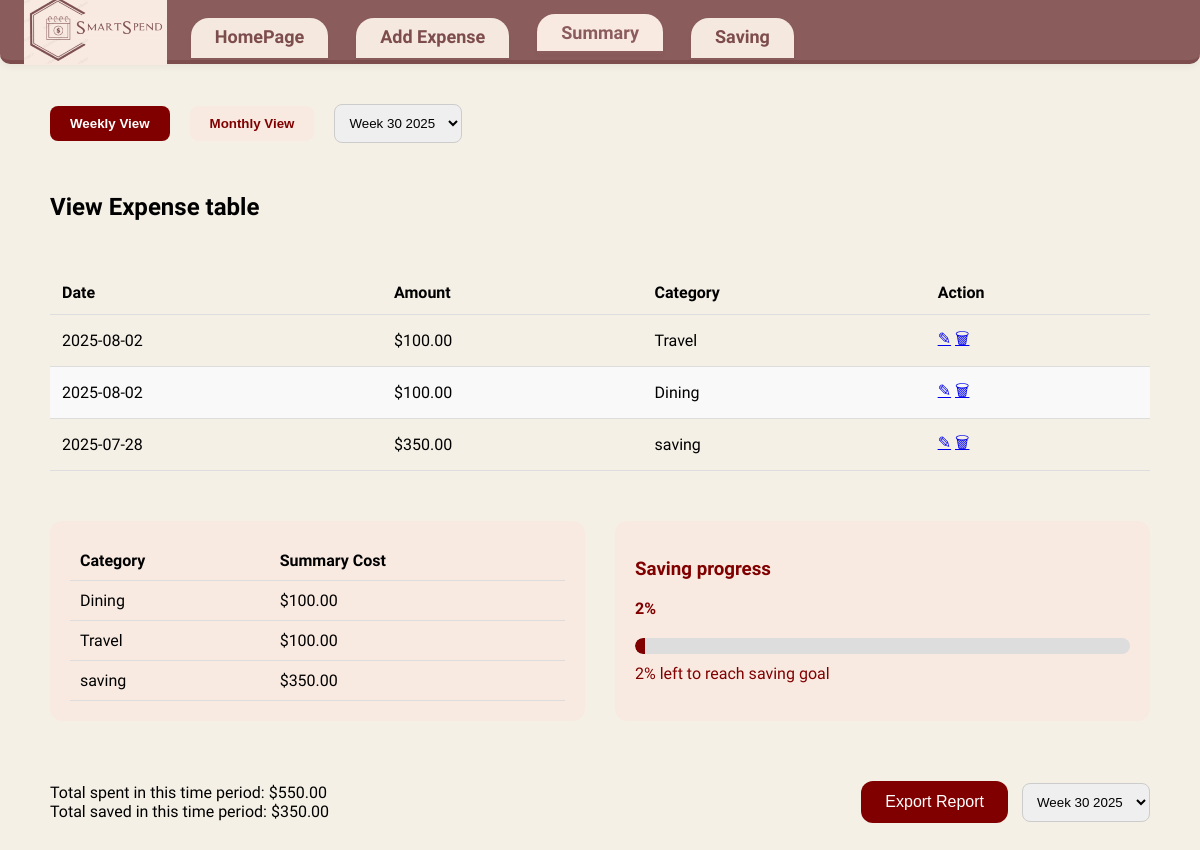
The app's page /summary?view=weekly, older data.
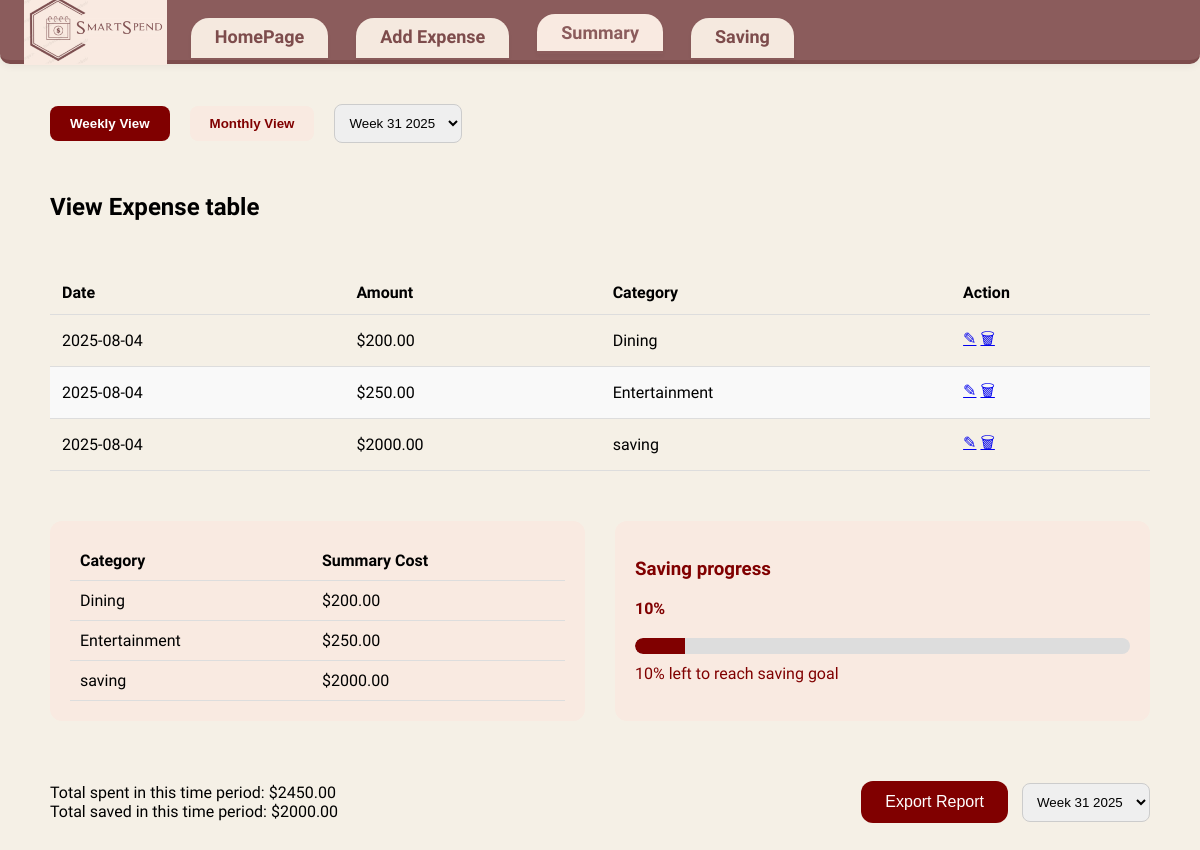
The same page, newer data.
### tables this page shows
CREATE TABLE Expenses (
                        id INTEGER PRIMARY KEY AUTOINCREMENT,
                        amount REAL,
                        date TEXT,
                        description TEXT,
                        category TEXT,
                        timestamp TEXT
                    );

### app.py (the view)
@app.route('/summary')
def summary():
    view_mode = request.args.get('view', 'monthly')
    selected_period_label = request.args.get('period')
    conn = sqlite3.connect(DB_NAME)
    c = conn.cursor()
    c.execute('SELECT DISTINCT strftime("%Y-%m", date) FROM Expenses ORDER BY date DESC')
    month_keys = [row[0] for row in c.fetchall()]
    c.execute('SELECT DISTINCT strftime("%Y-%W", date) FROM Expenses ORDER BY date DESC')
    week_keys = [row[0] for row in c.fetchall()]
    month_periods = [month_name[int(m.split('-')[1])] + " " + m.split('-')[0] for m in month_keys]  # e.g., July 2025
    week_periods = [f"Week {int(w.split('-')[1])} {w.split('-')[0]}" for w in week_keys]  # e.g., Week 29 2025
    if not selected_period_label:
        if view_mode == 'monthly' and month_keys:
            selected_period_label = month_periods[0]
        elif view_mode == 'weekly' and week_keys:
            selected_period_label = week_periods[0]
    if view_mode == 'monthly':
        periods = month_periods
        if selected_period_label in periods:
            idx = periods.index(selected_period_label)
            query_period = month_keys[idx]
        else:
            query_period = datetime.now().strftime('%Y-%m')
            selected_period_label = month_name[int(query_period.split('-')[1])] + " " + query_period.split('-')[0]
    else:
        periods = week_periods
        if selected_period_label in periods:
            idx = periods.index(selected_period_label)
            query_period = week_keys[idx]
        else:
            query_period = datetime.now().strftime('%Y-%W')
            selected_period_label = f"Week {int(query_period.split('-')[1])} {query_period.split('-')[0]}"
    try:
        if view_mode == 'monthly':
            c.execute('SELECT * FROM Expenses WHERE strftime("%Y-%m", date) = ? ORDER BY date DESC', (query_period,))
        else:
            c.execute('SELECT * FROM Expenses WHERE strftime("%Y-%W", date) = ? ORDER BY date DESC', (query_period,))
        expenses = c.fetchall()
        if view_mode == 'monthly':
            c.execute('SELECT category, SUM(amount) FROM Expenses WHERE strftime("%Y-%m", date) = ? GROUP BY category', (query_period,))
        else:
            c.execute('SELECT category, SUM(amount) FROM Expenses WHERE strftime("%Y-%W", date) = ? GROUP BY category', (query_period,))
        summary_data = c.fetchall()
        if view_mode == 'monthly':
            c.execute('SELECT SUM(amount) FROM Expenses WHERE strftime("%Y-%m", date) = ?', (query_period,))
            total_spent = c.fetchone()[0] or 0
            c.execute('SELECT SUM(amount) FROM Expenses WHERE category = "saving" AND strftime("%Y-%m", date) = ?', (query_period,))
            total_saved = c.fetchone()[0] or 0
        else:
            c.execute('SELECT SUM(amount) FROM Expenses WHERE strftime("%Y-%W", date) = ?', (query_period,))
            total_spent = c.fetchone()[0] or 0
            c.execute('SELECT SUM(amount) FROM Expenses WHERE category = "saving" AND strftime("%Y-%W", date) = ?', (query_period,))
            total_saved = c.fetchone()[0] or 0
        c.execute('SELECT target_amount FROM Goals WHERE is_active = 1')
        goal = c.fetchone()
        saving_percent = 0
        if goal and goal[0] > 0:
            saving_percent = int(round((total_saved / goal[0]) * 100))
            saving_percent = max(0, min(saving_percent, 100))
    except Exception as e:
        print(f"Error fetching summary data: {e}")
        expenses = []
        summary_data = []
        total_spent = 0
        total_saved = 0
        saving_percent = 0
    conn.close()
    try:
        total_spent = float(total_spent)
    except (TypeError, ValueError):
        total_spent = 0.0
    try:
        total_saved = float(total_saved)
    except (TypeError, ValueError):
        total_saved = 0.0
    summary_data = [(cat, float(tot) if tot is not None else 0.0) for cat, tot in summary_data]
    expenses = [(
        exp[0],  # id
        float(exp[1]) if exp[1] is not None else 0.0,  # amount
        exp[2],  # date
        exp[3],  # description
        exp[4],  # category
        exp[5]   # timestamp
    ) for exp in expenses]
    return render_template(
        'summary.html',
        expenses=expenses,
        summary_data=summary_data,
        total_spent=total_spent,
        total_saved=total_saved,
        saving_percent=saving_percent,
        periods=periods,
        selected_period=selected_period_label,
        view_mode=view_mode
    )

### templates/summary.html (shortened to what this page needs)
<!DOCTYPE html>
<html lang="en">
<head>
  <link rel="stylesheet" href="{{ url_for('static', filename='summary.css') }}" />
</head>
<body>
  <header class="navbar">
  <img src="{{ url_for('static', filename='logo.png') }}" alt="SmartSpend Logo" class="nav-logo" />
  <nav>
    <a href="/home">HomePage</a>
    <a href="/add">Add Expense</a>
    <a href="/summary" class="active">Summary</a>
    <a href="/saving">Saving</a>
  </nav>
  </header>
  <div class="container">
    <main class="summary-page">
        <div class="controls">
          <button id="weekly" class="{{ 'active' if view_mode == 'weekly' else '' }}" onclick="window.location.href='?view=weekly'">Weekly View</button>
          <button id="monthly" class="{{ 'active' if view_mode == 'monthly' else '' }}" onclick="window.location.href='?view=monthly'">Monthly View</button>
          <select id="period" onchange="window.location.href='?view={{ view_mode }}&period='+this.value">
            {% for period in periods %}
              <option value="{{ period }}" {% if period == selected_period %}selected{% endif %}>{{ period }}</option>
            {% endfor %}
          </select>
        </div>
        <h2>View Expense table</h2>
        <div class="table-container">
          <table>
            <thead>
              <tr>
                <th>Date</th>
                <th>Amount</th>
                <th>Category</th>
                <th>Action</th>
              </tr>
            </thead>
            <tbody>
              {% if expenses %}
                {% for exp in expenses %}
                  <tr>
                    <td>{{ exp[2] }}</td>
                    <td>${{ "%.2f"|format(exp[1]) }}</td>
                    <td>{{ exp[4] }}</td>
                    <td>
                      <a href="/edit-expense/{{ exp[0] }}" title="Edit">&#9998;</a>
                      <a href="/delete-expense/{{ exp[0] }}" title="Delete" onclick="return confirm('Delete this expense?')">&#128465;</a>
                    </td>
                  </tr>
                {% endfor %}
              {% else %}
                <tr><td colspan="4">No expenses recorded</td></tr>
              {% endif %}
            </tbody>
          </table>
        </div>
        <div class="summary-bottom">
          <div class="category-summary">
            <table>
              <thead>
                <tr>
                  <th>Category</th>
                  <th>Summary Cost</th>
                </tr>
              </thead>
              <tbody>
                {% for cat, tot in summary_data %}
                  <tr>
                    <td>{{ cat }}</td>
                    <td>${{ "%.2f"|format(tot) }}</td>
                  </tr>
                {% endfor %}
              </tbody>
            </table>
          </div>
          <div class="saving-progress">
            <h3>Saving progress</h3>
            <div class="progress-label">{{ saving_percent }}%</div>
            <div class="progress-bar">
              <div class="fill" style="width: {{ saving_percent }}%;"></div>
            </div>
            <div class="progress-text">{{ saving_percent }}% left to reach saving goal</div>
          </div>
        </div>
        <div class="footer">
          <div>
            <div>Total spent in this time period: ${{ "%.2f"|format(total_spent) }}</div>
            <div>Total saved in this time period: ${{ "%.2f"|format(total_saved) }}</div>
          </div>
          <div>
            <button id="export" onclick="window.location.href='/export-report?view={{ view_mode }}&period={{ selected_period }}'">Export Report</button>
            <select id="footer-period" onchange="window.location.href='?view={{ view_mode }}&period='+this.value">
              {% for period in periods %}
                <option value="{{ period }}" {% if period == selected_period %}selected{% endif %}>{{ period }}</option>
              {% endfor %}
            </select>
          </div>
        </div>
      </main>
    </div>
</body>
</html>

Row changes from the older to the newer data that the page shows:
no longer on this page (row unchanged): Expenses: date "2025-08-02", amount "100.00", category "Travel"
no longer on this page (row unchanged): Expenses: date "2025-08-02", amount "100.00", category "Dining"
no longer on this page (row unchanged): Expenses: date "2025-07-28", amount "350.00", category "saving"
added Expenses: date "2025-08-04", amount "200.00", category "Dining"
added Expenses: date "2025-08-04", amount "250.00", category "Entertainment"
added Expenses: date "2025-08-04", amount "2000.00", category "saving"
Text that changed along with them:
form field value: "Week 30 2025" → "Week 31 2025"
{{ saving_percent }}: "2" → "10"
{{ saving_percent }}: 2 → 10 (drawn)
{{ "%.2f"|format(total_spent) }}: "550.00" → "2450.00"
{{ "%.2f"|format(total_saved) }}: "350.00" → "2000.00"
